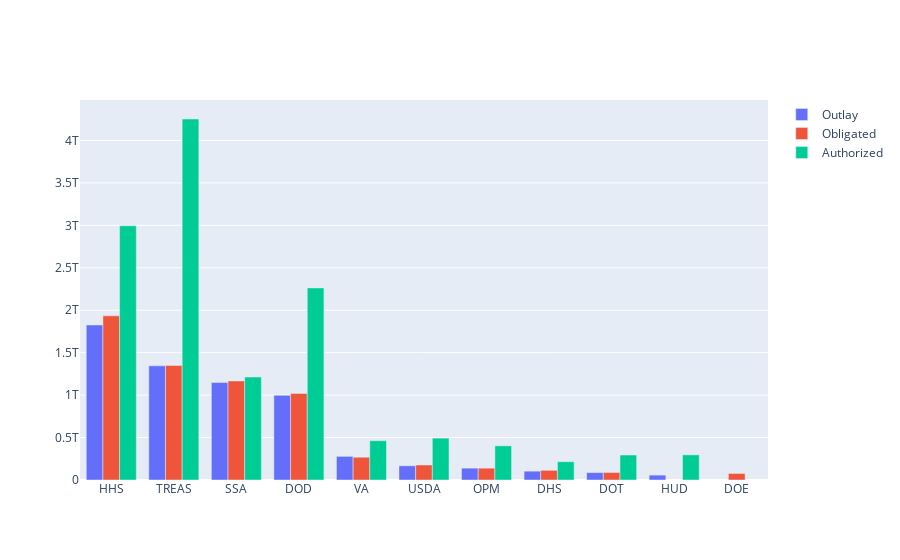

Notebook code for this chart:
### Markdown cell above
## 4. Analysis of all the parameter in Histogram format

### Code cell
fig = go.Figure(data=[
    go.Bar(name='Outlay', x=mostAMT['abbreviation'], y=mostAMT['outlay_amount']),
    go.Bar(name='Obligated', x=highObli['abbreviation'], y=highObli['obligated_amount']),
    go.Bar(name='Authorized',x=highBudgetAuhtorityAmount['abbreviation'],y=highBudgetAuhtorityAmount['budget_authority_amount']),
    #go.Bar(hoverinfo=['agency_id','agency_name','toptier_code'])
])
fig.update_layout(barmode='group')
fig.show()

### Figure 1 — Plotly figure (JSON) as saved in the notebook; plotly's stock layout.template omitted (floating-point values rounded to 4 significant figures)
{"data": [{"name": "Outlay", "type": "bar", "x": ["HHS", "TREAS", "SSA", "DOD", "VA", "USDA", "OPM", "DHS", "DOT", "HUD"], "y": [1827000000000.0, 1345000000000.0, 1148000000000.0, 997500000000.0, 278700000000.0, 167100000000.0, 139900000000.0, 104100000000.0, 87110000000.0, 57470000000.0]}, {"name": "Obligated", "type": "bar", "x": ["HHS", "TREAS", "SSA", "DOD", "VA", "USDA", "OPM", "DHS", "DOT", "DOE"], "y": [1934000000000.0, 1350000000000.0, 1167000000000.0, 1020000000000.0, 268500000000.0, 176700000000.0, 139300000000.0, 114300000000.0, 88740000000.0, 76880000000.0]}, {"name": "Authorized", "type": "bar", "x": ["TREAS", "HHS", "DOD", "SSA", "USDA", "VA", "OPM", "HUD", "DOT", "DHS"], "y": [4253000000000.0, 2995000000000.0, 2263000000000.0, 1213000000000.0, 493500000000.0, 462800000000.0, 402600000000.0, 296400000000.0, 294300000000.0, 215300000000.0]}], "layout": {"barmode": "group"}}
